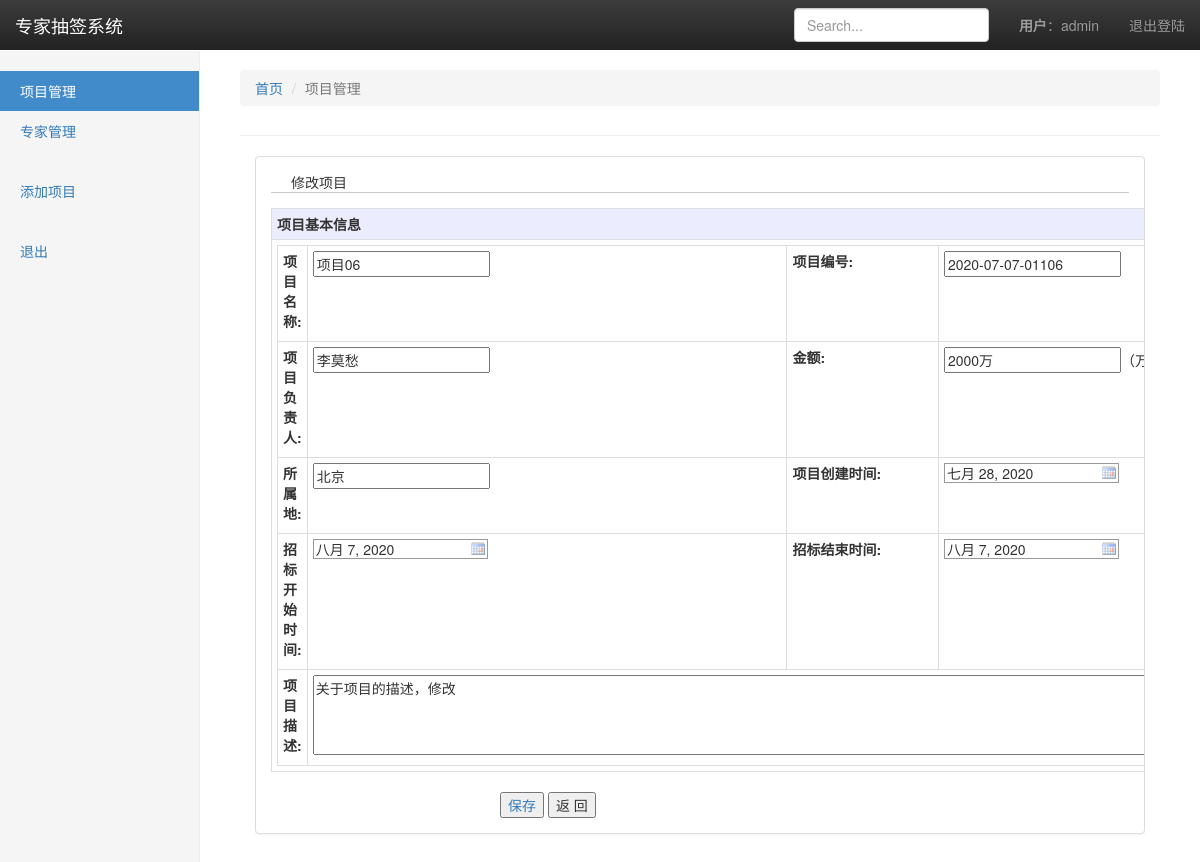
Screenshot of /program/modify/6 (signed in) with the database file from the repository.
### program/models.py (models this page shows, shortened)
class Program(models.Model):
    id = models.AutoField(primary_key=True)
    visible = models.BooleanField(default=True)
    seq = models.CharField(max_length=100, null=False, verbose_name="项目编号")
    name = models.CharField(max_length=500, verbose_name="项目名称", null=False)
    desp = models.CharField(max_length=1000, verbose_name="项目描述", null=True)
    responser = models.CharField(max_length=100, verbose_name="项目负责人", null=False)
    location = models.CharField(max_length=100, verbose_name="所属地", null=True)
    money = models.CharField(max_length=100, null=True,verbose_name="招标金额")
    program_date = models.DateField(verbose_name="创建时间")
    start_date = models.DateField(verbose_name="评标开始时间")
    end_date = models.DateField(verbose_name="评标截止时间")
    class Meta:
        verbose_name = '项目'
        verbose_name_plural = verbose_name

### program/views.py (the view, shortened to what this page needs)
# urls.py: path('modify/<int:id>', views.program_modify, name='modifyProgram'),
def program_modify(request, id):
    user = User.objects.get(username=request.user.username)
    if user.username != "admin":
        return HttpResponse("您不是管理员，你没有权限修改该项目")
    if request.method == 'GET':
        program = Program.objects.get(id=id)
        return render(request, 'modify_program_template.html', {"program_item": program, "program_id": id})

### template/modify_program_template.html (shortened to what this page needs)
<!DOCTYPE html>
{%load static%}
<html lang="zh-CN"><head>
  <link rel="stylesheet" href = "{%static 'css/bootstrap.min.css'%}">
  <link rel="stylesheet" href="{%static 'css/bootstrap-theme.min.css'%}">
  </head>
  <body>
    <nav class="navbar navbar-inverse navbar-fixed-top">
      <div class="container-fluid">
        <div class="navbar-header">
          <a class="navbar-brand" href="#">专家抽签系统</a>
        </div>
        <div id="navbar" class="navbar-collapse collapse">
          <ul class="nav navbar-nav navbar-right">
            {% if user.is_authenticated %}
            <li class="nav-item dropdown">
              <a><strong>用户</strong>：{{ user.username }}</a>
            </li>
            <li class="nav-item dropdown">
              <a href="/experts/login_out/">退出登陆</a>
            </li>
            {% else %}
            <li class="nav-item">
              <a class="nav-link" href="/experts/login/">登录</a>
            </li>
            {% endif %}
          </ul>
          <form class="navbar-form navbar-right">
            <input type="text" class="form-control" placeholder="Search...">
          </form>
        </div>
      </div>
    </nav>
    <div class="container-fluid">
      <div class="row">
        <div class="col-sm-3 col-md-2 sidebar">
          <ul class="nav nav-sidebar">
            <li class="active"><a href="{% url 'index' %}">项目管理<span class="sr-only">(current)</span></a></li>
			<li><a href="{% url 'list' %}">专家管理</a></li>
          </ul>
          <ul class="nav nav-sidebar">
			<li><a href="{% url 'addProgram' %}">添加项目</a></li>
          </ul>
		  <ul class="nav nav-sidebar">
			<li><a href="{% url 'login' %}">退出</a></li>
          </ul>
        </div>
        <div class="col-sm-9 col-sm-offset-3 col-md-10 col-md-offset-2 main">
        <div class="content-right">
			<div class="page-header">
				<ol class="breadcrumb">
					<li><a href="/program/list">首页</a></li>
					<li class="active">项目管理</li>
				</ol>
			</div>
			<div class="col-md-12">
				<div class="panel panel-default">
					<div class="panel-body table-responsive">
						<div style="border-bottom:1px solid #ccc; margin-bottom:15px; color:#3299fd); background-repeat:no-repeat; padding-left:20px; background-position: bottom left;">
							修改项目
						</div>
						<form id="inputForm" class="form-horizontal" action="" method="post">
							<table class="table table-bordered table-condensed">
								<tr>
									<td style="background-color:#ECECFF;">
										<b>项目基本信息</b>
									</td>
								</tr>
								<tr>
									<td>
							<table class="table table-bordered table-condensed" style="margin-bottom: 0px;">
								<tr>
									<td style="width:12%">
										<label class="tab_control_label">项目名称: </label>
									</td>
									<td style="width:38%">
										<input id="name" name="name" class="required" type="text" value="{{program_item.name}}" maxlength="50"/>
									</td>
									<td style="width:12%"><label class="tab_control_label">项目编号: </label></td>
									<td style="width:38%">
										<input id="code" name="code" class="required" type="text" value="{{program_item.seq}}" maxlength="50"/>
									</td>
								</tr>
								<tr>
									<td style="width:12%">
										<label class="tab_control_label">项目负责人: </label>
									</td>
									<td style="width:38%">
										<input id="responser" name="responser" class="required" type="text" value="{{program_item.responser}}" maxlength="50"/>
									</td>
									<td><label class="tab_control_label">金额: </label></td>
									<td>
										<div class="input-append">
										<input id="budget" name="budget" class="required isFloat" type="text" value="{{program_item.money}}" maxlength="10"/>（万元）
										</div>
									</td>
								</tr>
								<tr>
									<td><label class="tab_control_label">所属地: </label></td>
									<td style="width:38%">
										<input id="location" name="location" class="required" type="text" value="{{program_item.location}}" maxlength="50"/>
									</td>
									<td><label class="tab_control_label">项目创建时间: </label></td>
									<td>
										<input id="program_date" name="program_date" type="text"
														maxlength="20" class="Wdate required"
														value="{{program_item.program_date}}"
														onclick="WdatePicker({dateFmt:'yyyy-MM-dd',maxDate:'#F{$dp.$D(\'program_date\')}',isShowClear:false});"/>
									</td>
								</tr>
								<tr>
									<td><label class="tab_control_label">招标开始时间: </label></td>
									<td>
										<input id="start_date" name="start_date" type="text"
														maxlength="20" class="Wdate required"
														value="{{program_item.start_date}}"
														onclick="WdatePicker({dateFmt:'yyyy-MM-dd',minDate:'#F{$dp.$D(\'start_date\')}', isShowClear:false});"/>
									</td>
									<td><label class="tab_control_label">招标结束时间: </label></td>
									<td>
										<input id="end_date" name="end_date" type="text"
														maxlength="20" class="Wdate required"
														value="{{program_item.end_date}}"
														onclick="WdatePicker({dateFmt:'yyyy-MM-dd',minDate:'#F{$dp.$D(\'end_date\')}', isShowClear:false});" />
									</td>
								</tr>
								<tr>
									<td><label class="tab_control_label">项目描述: </label></td>
									<td colspan="10">
										<textarea type="text" id="remarks" name="remarks" maxlength="1000" style="width: 1100px; height: 80px">{{program_item.desp}}</textarea>
									</td
								</tr>
							</table>
							</td>
							</tr>
							</table>
							<div style="width:400px; display:block; margin:0px auto;">
		                    <a href="/program/modify/{{program_id}}" onclick="return modify('确认要保存该项目吗？', this.href)">
                                <button type="botton" class="btn-blu-btn" >保存</button>
                            </a>
								<button id="submitBtn" type="button" class="btn-cancel" onclick="history.go(-1)">返 回</button>
							</div>
						</form>
					</div>
				</div>
			</div>
		</div>
        </div>
      </div>
    </div>
</body>
</html>

### static/js/My97DatePicker/skin/WdatePicker.css (style rules this page uses)
.Wdate { border:#999 1px solid; height:20px; background:#fff url(datePicker.gif) no-repeat right; }

### template/modify_program_template.html (style rules this page uses)
body { padding-top: 50px; }
.navbar-fixed-top { border: 0; }
.sidebar { display: none; }
@media (min-width: 768px) { .sidebar { position: fixed; top: 51px; bottom: 0; left: 0; z-index: 1000; display: block; padding: 20px; overflow-x: hidden; overflow-y: auto; background-color: #f5f5f5; border-right: 1px solid #eee; } }
.nav-sidebar { margin-right: -21px; margin-bottom: 20px; margin-left: -20px; }
.nav-sidebar > li > a { padding-right: 20px; padding-left: 20px; }
.nav-sidebar > .active > a, .nav-sidebar > .active > a:hover, .nav-sidebar > .active > a:focus { color: #fff; background-color: #428bca; }
.main { padding: 20px; }
@media (min-width: 768px) { .main { padding-right: 40px; padding-left: 40px; } }
.main .page-header { margin-top: 0; }

### rows the page displays
Program: name "项目06", code "2020-07-07-01106", responser "李莫愁", budget "2000万", location "北京", program_date "七月 28, 2020", start_date "八月 7, 2020", end_date "八月 7, 2020", remarks "关于项目的描述，修改"

### other values shown
{{ user.username }} "admin"
